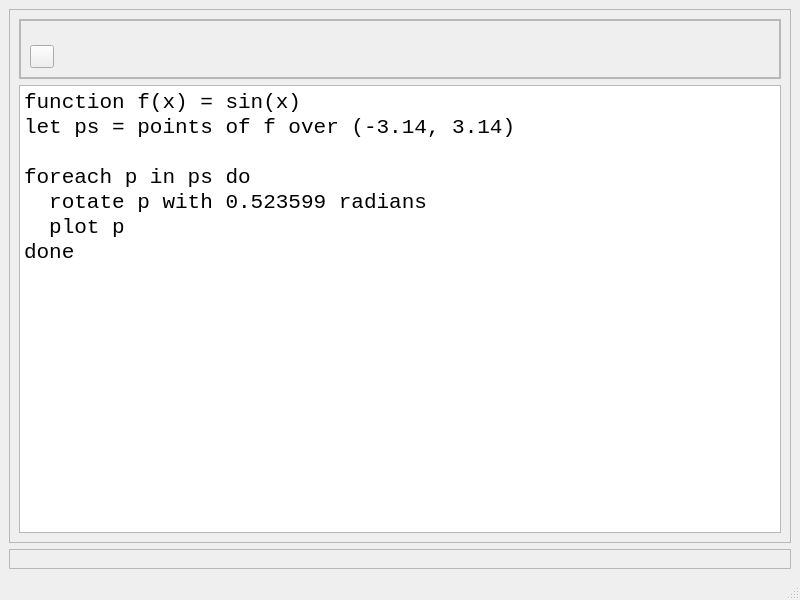
<?xml version="1.0" encoding="UTF-8"?>
<ui version="4.0">
 <class>MainWindow</class>
 <widget class="QMainWindow" name="MainWindow">
  <property name="geometry">
   <rect>
    <x>0</x>
    <y>0</y>
    <width>800</width>
    <height>600</height>
   </rect>
  </property>
  <property name="windowTitle">
   <string>FunPlotter</string>
  </property>
  <widget class="QWidget" name="centralwidget">
   <layout class="QVBoxLayout" name="verticalLayout_3">
    <item>
     <widget class="QFrame" name="frmCodeBlock">
      <property name="frameShape">
       <enum>QFrame::StyledPanel</enum>
      </property>
      <property name="frameShadow">
       <enum>QFrame::Raised</enum>
      </property>
      <layout class="QVBoxLayout" name="verticalLayout_2">
       <item>
        <widget class="QFrame" name="frame">
         <property name="frameShape">
          <enum>QFrame::StyledPanel</enum>
         </property>
         <property name="frameShadow">
          <enum>QFrame::Raised</enum>
         </property>
         <layout class="QVBoxLayout" name="verticalLayout_5">
          <property name="leftMargin">
           <number>0</number>
          </property>
          <property name="topMargin">
           <number>0</number>
          </property>
          <property name="rightMargin">
           <number>0</number>
          </property>
          <property name="bottomMargin">
           <number>0</number>
          </property>
          <item>
           <widget class="QFrame" name="frame_4">
            <property name="frameShape">
             <enum>QFrame::StyledPanel</enum>
            </property>
            <property name="frameShadow">
             <enum>QFrame::Raised</enum>
            </property>
            <layout class="QHBoxLayout" name="horizontalLayout_4">
             <property name="topMargin">
              <number>24</number>
             </property>
             <item>
              <widget class="QToolButton" name="toolButton">
               <property name="text">
                <string/>
               </property>
               <property name="icon">
                <iconset resource="main.qrc">
                 <normaloff>:/img/img/video-play-3-32.ico</normaloff>:/img/img/video-play-3-32.ico</iconset>
               </property>
              </widget>
             </item>
             <item>
              <spacer name="horizontalSpacer">
               <property name="orientation">
                <enum>Qt::Horizontal</enum>
               </property>
               <property name="sizeHint" stdset="0">
                <size>
                 <width>40</width>
                 <height>20</height>
                </size>
               </property>
              </spacer>
             </item>
             <item>
              <widget class="QLabel" name="errorText">
               <property name="text">
                <string/>
               </property>
              </widget>
             </item>
            </layout>
           </widget>
          </item>
         </layout>
        </widget>
       </item>
       <item>
        <widget class="QTextEdit" name="textEdit">
         <property name="font">
          <font>
           <family>Courier New</family>
           <pointsize>16</pointsize>
          </font>
         </property>
         <property name="lineWrapMode">
          <enum>QTextEdit::NoWrap</enum>
         </property>
         <property name="html">
          <string>&lt;!DOCTYPE HTML PUBLIC &quot;-//W3C//DTD HTML 4.0//EN&quot; &quot;http://www.w3.org/TR/REC-html40/strict.dtd&quot;&gt;
&lt;html&gt;&lt;head&gt;&lt;meta name=&quot;qrichtext&quot; content=&quot;1&quot; /&gt;&lt;meta charset=&quot;utf-8&quot; /&gt;&lt;style type=&quot;text/css&quot;&gt;
p, li { white-space: pre-wrap; }
&lt;/style&gt;&lt;/head&gt;&lt;body style=&quot; font-family:'Courier New'; font-size:16pt; font-weight:400; font-style:normal;&quot;&gt;
&lt;p style=&quot; margin-top:0px; margin-bottom:0px; margin-left:0px; margin-right:0px; -qt-block-indent:0; text-indent:0px;&quot;&gt;function f(x) = sin(x)&lt;/p&gt;
&lt;p style=&quot; margin-top:0px; margin-bottom:0px; margin-left:0px; margin-right:0px; -qt-block-indent:0; text-indent:0px;&quot;&gt;let ps = points of f over (-3.14, 3.14)&lt;/p&gt;
&lt;p style=&quot;-qt-paragraph-type:empty; margin-top:0px; margin-bottom:0px; margin-left:0px; margin-right:0px; -qt-block-indent:0; text-indent:0px;&quot;&gt;&lt;br /&gt;&lt;/p&gt;
&lt;p style=&quot; margin-top:0px; margin-bottom:0px; margin-left:0px; margin-right:0px; -qt-block-indent:0; text-indent:0px;&quot;&gt;foreach p in ps do&lt;/p&gt;
&lt;p style=&quot; margin-top:0px; margin-bottom:0px; margin-left:0px; margin-right:0px; -qt-block-indent:0; text-indent:0px;&quot;&gt;  rotate p with 0.523599 radians&lt;/p&gt;
&lt;p style=&quot; margin-top:0px; margin-bottom:0px; margin-left:0px; margin-right:0px; -qt-block-indent:0; text-indent:0px;&quot;&gt;  plot p&lt;/p&gt;
&lt;p style=&quot; margin-top:0px; margin-bottom:0px; margin-left:0px; margin-right:0px; -qt-block-indent:0; text-indent:0px;&quot;&gt;done&lt;/p&gt;
&lt;p style=&quot;-qt-paragraph-type:empty; margin-top:0px; margin-bottom:0px; margin-left:0px; margin-right:0px; -qt-block-indent:0; text-indent:0px;&quot;&gt;&lt;br /&gt;&lt;/p&gt;&lt;/body&gt;&lt;/html&gt;</string>
         </property>
         <property name="acceptRichText">
          <bool>false</bool>
         </property>
        </widget>
       </item>
      </layout>
     </widget>
    </item>
    <item>
     <widget class="QFrame" name="frmDrawing">
      <property name="frameShape">
       <enum>QFrame::StyledPanel</enum>
      </property>
      <property name="frameShadow">
       <enum>QFrame::Raised</enum>
      </property>
      <layout class="QVBoxLayout" name="verticalLayout"/>
     </widget>
    </item>
   </layout>
  </widget>
  <widget class="QMenuBar" name="menubar">
   <property name="geometry">
    <rect>
     <x>0</x>
     <y>0</y>
     <width>800</width>
     <height>20</height>
    </rect>
   </property>
  </widget>
  <widget class="QStatusBar" name="statusbar"/>
  <action name="action_New">
   <property name="text">
    <string>&amp;New</string>
   </property>
  </action>
  <action name="action_Open">
   <property name="text">
    <string>&amp;Open</string>
   </property>
  </action>
  <action name="action_Save">
   <property name="text">
    <string>&amp;Save</string>
   </property>
  </action>
 </widget>
 <resources>
  <include location="main.qrc"/>
 </resources>
 <connections/>
</ui>
